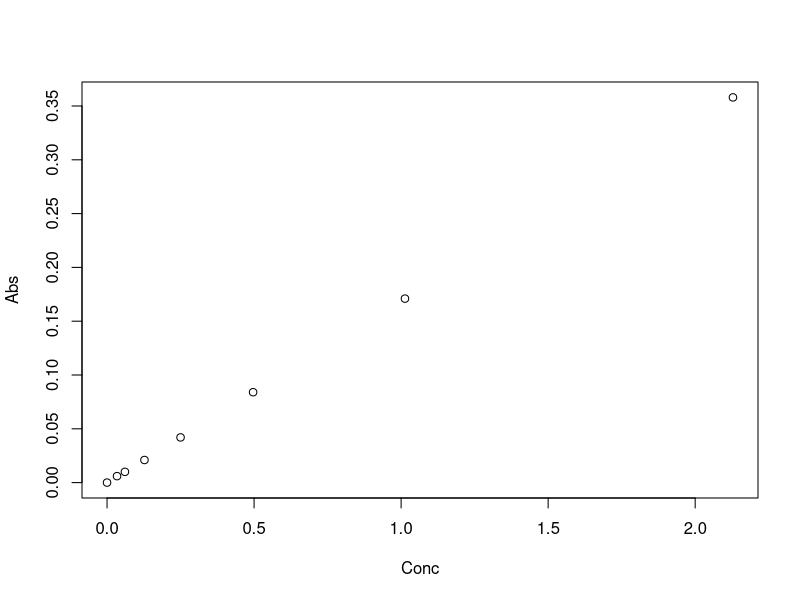
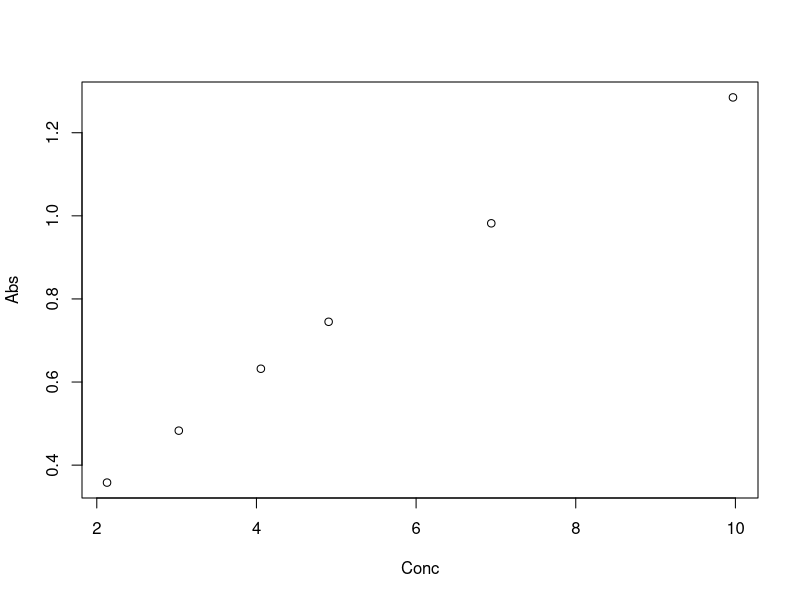
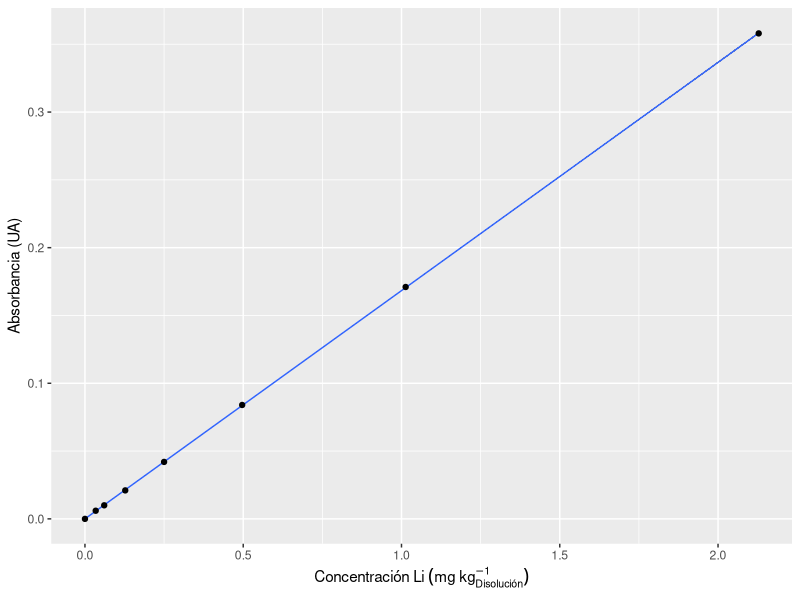
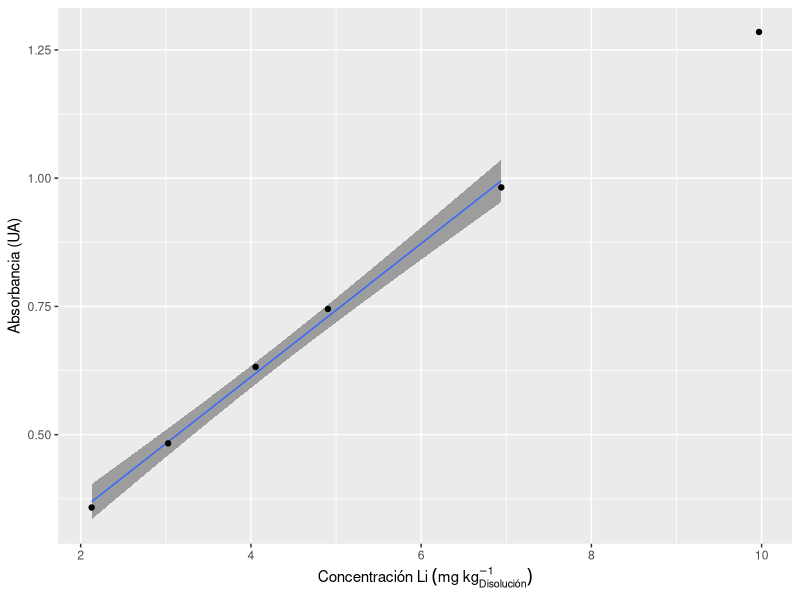

Reproduce these figures in R, in order.
library(ggplot2)
cStock<-109.0*0.187872*0.99/0.1004535
mStock<-c(0,0.1233,0.2527,0.5276,0.7501,1.0061,1.2242,1.7201,2.4747)
mFinal<-c(50.0000,50.0987,50.3381,50.0258,50.0044,50.0676,50.3772,50.0084,50.0971)

ConcCurva<-mStock*cStock/mFinal
Std1_2<-ConcCurva[2]*2.1049/4.1824
Std1_4<-ConcCurva[2]*1.0461/4.0821
Std1_8<-ConcCurva[2]*0.5312/4.3369
Std1_16<-ConcCurva[2]*0.2941/4.3005
ConcCurva<-c(ConcCurva[1],Std1_16,Std1_8,Std1_4,Std1_2,ConcCurva[2:length(ConcCurva)])

AbsCurva <-c(0,0.006,0.010,0.021,0.042,0.084,0.171,0.358,0.483,0.632,0.745,0.982,1.285)
#sdAbsCurva <-c()
Curva<-data.frame(Conc=ConcCurva, Abs=AbsCurva)
CurvaBaja<-data.frame(Conc=ConcCurva[1:8], Abs=AbsCurva[1:8])
CurvaAlta<-data.frame(Conc=ConcCurva[8:13], Abs=AbsCurva[8:13])

plot(CurvaBaja)
plot(CurvaAlta)
summary(lm(AbsCurva ~ ConcCurva))
#arrows(ConcCurva,AbsCurva-sdAbsCurva,ConcCurva,AbsCurva+sdAbsCurva)
ggplot(data=CurvaBaja, aes(x=Conc,y=Abs)) + geom_smooth(method='lm',alpha=0.999,size=0.5) + geom_point() +
  labs(x=expression(Concentración~Li~(mg~kg[Disolución]^-1)), y="Absorbancia (UA)")
ggplot(data=CurvaAlta, aes(x=Conc,y=Abs)) + geom_smooth(method='lm',alpha=0.95,size=0.5,data=subset(CurvaAlta,Conc<8)) + geom_point() +
  labs(x=expression(Concentración~Li~(mg~kg[Disolución]^-1)), y="Absorbancia (UA)")

Cbaja<-(lm(Abs~Conc,data=CurvaBaja))
Calta<-(lm(Abs~Conc,data=CurvaAlta,subset = 1:5))
summary(Cbaja)

LixiB1<-(0.391-Calta$coefficients[1])/Calta$coefficients[2] *5.6613/0.1182
LixiB2<-(0.678-Calta$coefficients[1])/Calta$coefficients[2] *6.7793/0.2605
LixiB<-mean(c(LixiB1,LixiB2))

ConcFaseExtrac_0<-c(10.0834/25.5817,10.0908/25.5619,10.1279/25.5537,10.1073/25.6479,10.0876/25.5549,10.1063/25.5820,10.0890/25.5612)*LixiB
dilFaseExtrac_1<-c(0.5542/5.5318,0.5470/5.4461,0.5370/5.8439,0.5561/5.4137,0.5465/5.4240,0.5454/5.7109,0.5422/5.4627)
AbsFaseExtrac_1<-c(0.686,0.888,0.654,0.721,0.711,0.679,0.690)
ConcFaseExtrac_1<-(AbsFaseExtrac_1-Calta$coefficients[1])/Calta$coefficients[2]*(1/dilFaseExtrac_1)

ConcFaseRec_1<-(c(0.030,0.056,0.005,0.008,0.010,0.004,0.000)-Cbaja$coefficients[1])/Cbaja$coefficients[2]
masaFaseRec<-c(54.5503-14.7740,54.4400-14.5355,54.7931-14.7907,54.4747-14.5651,54.5368-14.5959,54.8379-14.4990,54.2937-14.5161)
MasLitRec<-ConcFaseRec_1*masaFaseRec # En microgramos
44*1000*0.025
